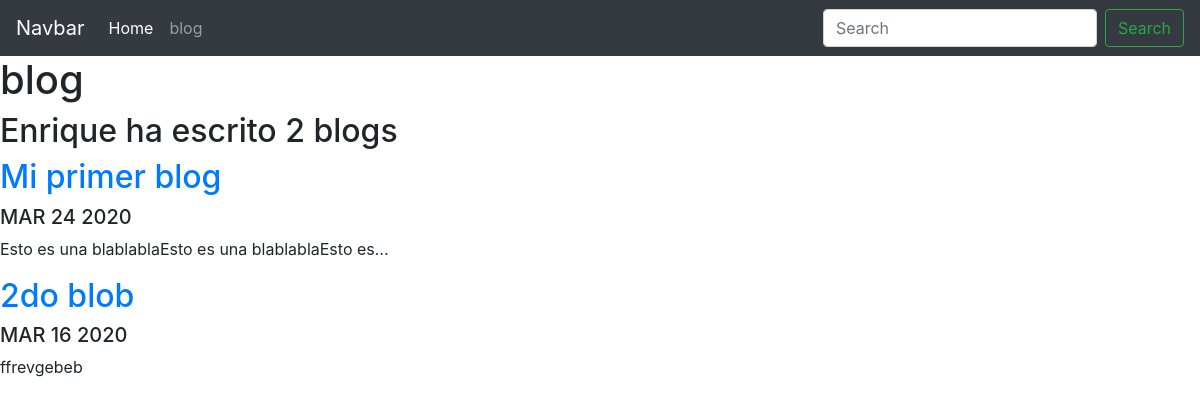
Screenshot of /blog/ with the database file from the repository.
### blog/models.py (models this page shows, shortened)
class Blog(models.Model):
    title = models.CharField(max_length=100)
    date = models.DateField()
    description = models.TextField()

### blog/views.py (the view)
# urls.py: path('', views.all_blogs ,name = 'all_blogs'),
def all_blogs(request):
    blogs = Blog.objects.order_by('-date')[:5] #order by date and limit to only 5
    return render(request, 'blog/all_blogs.html',{ 'blogs':blogs })

### blog/templates/blog/all_blogs.html
{% extends "portafolio/base.html" %} {% block content %}
<h1>blog</h1>
<h2>Enrique ha escrito {{ blogs.count }} blog{{ blogs.count | pluralize }}</h2>
{% for blog in blogs %}
<a href="{% url 'blog:detail' blog.id %}">
    <h2>{{ blog.title}}</h2>
</a>
<h5>{{ blog.date|date:'M d Y'|upper }}</h5>
<p>{{ blog.description| truncatechars:50}}</p>
{%endfor%} {% endblock %}

### rows the page displays
Blog: title "Mi primer blog", date "MAR 24 2020", description "Esto es una blablablaEsto es una blablablaEsto es…"
Blog: title "2do blob", date "MAR 16 2020", description "ffrevgebeb"

### other values shown
{{ blogs.count }} "2"
{{ blogs.count | pluralize }} "s"
